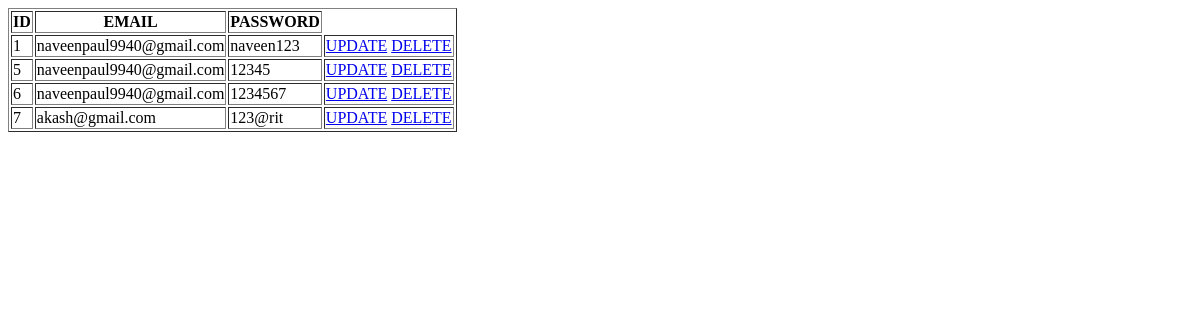
Before: /view with the older database file.
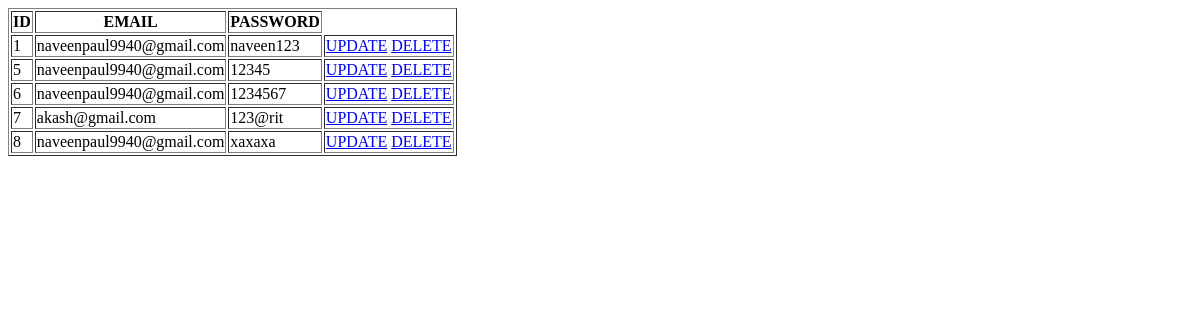
After: the same page with the newer database file.
### tables this page shows
CREATE TABLE navy67(
    id INTEGER PRIMARY KEY AUTOINCREMENT,
    email TEXT NOT NULL,
    password INTEGER NOT NULL);

### app.py (the view)
@app.route("/view")
def view():
    conn = sqlite3.connect(DATABASE)
    cur = conn.cursor()
    cur.execute("SELECT * FROM navy67")
    all_rec = cur.fetchall()
    conn.close()
    return render_template("view.html",  records = all_rec)

### templates/view.html (shortened to what this page needs)
<!DOCTYPE html>
<html lang="en">
<head>
</head>
<body>
    <table border="1">
        <thead>
            <tr>
                <th>ID</th>
                <th>EMAIL</th>
                <th>PASSWORD</th>
            </tr>
        </thead>
        <tbody>
            {% for rec in records %}
            <tr>
                <td>{{rec[0]}}</td>
                <td>{{rec[1]}}</td>
                <td>{{rec[2]}}</td>
                <td >
                    <a href="/update/{{rec[0]}}">UPDATE</a>
                    <a href="/delete/{{rec[0]}}">DELETE</a>
                </td>
            </tr>
            {% endfor %}
        </tbody>
    </table>
</body>
</html>

### templates/view.html (style rules this page uses)
table { flex-wrap: wrap; }

Changed rows visible on the page:
added navy67: id "8", email "naveenpaul9940@gmail.com", password "xaxaxa"
